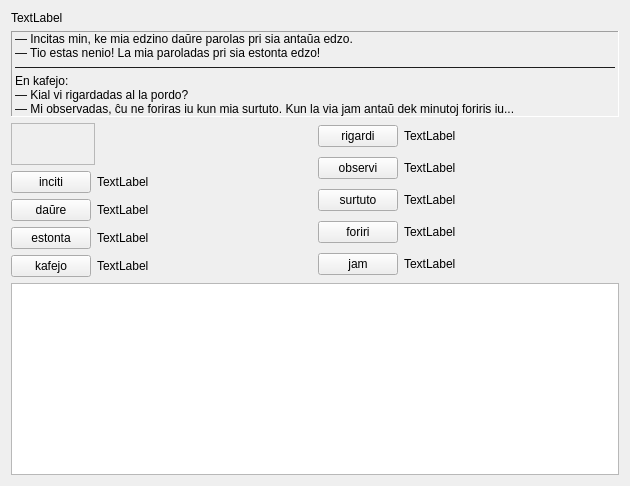
     <widget class="QWidget" name="Sendas2_Lec10">
      <attribute name="icon">
       <iconset resource="ikonoj.qrc">
        <normaloff>:/ikonoj/sendas_24.png</normaloff>:/ikonoj/sendas_24.png</iconset>
      </attribute>
      <attribute name="title">
       <string>12</string>
      </attribute>
      <layout class="QVBoxLayout" name="verticalLayout_49" stretch="0,0,0,1">
       <item>
        <widget class="titolo" name="Lec10_Label10">
         <property name="text">
          <string>TextLabel</string>
         </property>
        </widget>
       </item>
       <item>
        <widget class="QLabel" name="Memo6_Lec10">
         <property name="sizePolicy">
          <sizepolicy hsizetype="Preferred" vsizetype="Maximum">
           <horstretch>0</horstretch>
           <verstretch>0</verstretch>
          </sizepolicy>
         </property>
         <property name="frameShape">
          <enum>QFrame::Panel</enum>
         </property>
         <property name="frameShadow">
          <enum>QFrame::Sunken</enum>
         </property>
         <property name="text">
          <string>— Incitas min, ke mia edzino daŭre parolas pri sia antaŭa edzo.
— Tio estas nenio! La mia paroladas pri sia estonta edzo!
——————————————————————————————————————————————————
En kafejo:  
— Kial vi rigardadas al la pordo?
— Mi observadas, ĉu ne foriras iu kun mia surtuto. Kun la via jam antaŭ dek minutoj foriris iu...</string>
         </property>
         <property name="wordWrap">
          <bool>true</bool>
         </property>
         <property name="buddy">
          <cstring>plainTextEdit_2</cstring>
         </property>
         <property name="tipo" stdset="0">
          <string>teksta</string>
         </property>
        </widget>
       </item>
       <item>
        <layout class="QHBoxLayout" name="horizontalLayout_80">
         <item>
          <layout class="QVBoxLayout" name="verticalLayout_48">
           <item>
            <widget class="mp3ludilo" name="Lec10_memo6">
             <property name="sizePolicy">
              <sizepolicy hsizetype="Fixed" vsizetype="Fixed">
               <horstretch>0</horstretch>
               <verstretch>0</verstretch>
              </sizepolicy>
             </property>
             <property name="minimumSize">
              <size>
               <width>84</width>
               <height>42</height>
              </size>
             </property>
             <property name="maximumSize">
              <size>
               <width>16777215</width>
               <height>16777215</height>
              </size>
             </property>
             <property name="frameShape">
              <enum>QFrame::StyledPanel</enum>
             </property>
             <property name="frameShadow">
              <enum>QFrame::Plain</enum>
             </property>
            </widget>
           </item>
           <item>
            <layout class="QVBoxLayout" name="verticalLayout_46">
             <property name="spacing">
              <number>6</number>
             </property>
             <item>
              <layout class="QHBoxLayout" name="horizontalLayout_81">
               <item>
                <widget class="neklakebla" name="pushButton_80">
                 <property name="sizePolicy">
                  <sizepolicy hsizetype="Maximum" vsizetype="Fixed">
                   <horstretch>0</horstretch>
                   <verstretch>0</verstretch>
                  </sizepolicy>
                 </property>
                 <property name="text">
                  <string>inciti</string>
                 </property>
                </widget>
               </item>
               <item>
                <widget class="QLabel" name="Lec10_Label779">
                 <property name="text">
                  <string>TextLabel</string>
                 </property>
                 <property name="wordWrap">
                  <bool>true</bool>
                 </property>
                 <property name="buddy">
                  <cstring>pushButton_80</cstring>
                 </property>
                </widget>
               </item>
              </layout>
             </item>
             <item>
              <layout class="QHBoxLayout" name="horizontalLayout_82">
               <item>
                <widget class="neklakebla" name="pushButton_81">
                 <property name="sizePolicy">
                  <sizepolicy hsizetype="Maximum" vsizetype="Fixed">
                   <horstretch>0</horstretch>
                   <verstretch>0</verstretch>
                  </sizepolicy>
                 </property>
                 <property name="text">
                  <string>daŭre</string>
                 </property>
                </widget>
               </item>
               <item>
                <widget class="QLabel" name="Lec10_Label780">
                 <property name="text">
                  <string>TextLabel</string>
                 </property>
                 <property name="wordWrap">
                  <bool>true</bool>
                 </property>
                 <property name="buddy">
                  <cstring>pushButton_81</cstring>
                 </property>
                </widget>
               </item>
              </layout>
             </item>
             <item>
              <layout class="QHBoxLayout" name="horizontalLayout_83">
               <item>
                <widget class="neklakebla" name="pushButton_82">
                 <property name="sizePolicy">
                  <sizepolicy hsizetype="Maximum" vsizetype="Fixed">
                   <horstretch>0</horstretch>
                   <verstretch>0</verstretch>
                  </sizepolicy>
                 </property>
                 <property name="text">
                  <string>estonta</string>
                 </property>
                </widget>
               </item>
               <item>
                <widget class="QLabel" name="Lec10_Label781">
                 <property name="text">
                  <string>TextLabel</string>
                 </property>
                 <property name="wordWrap">
                  <bool>true</bool>
                 </property>
                 <property name="buddy">
                  <cstring>pushButton_82</cstring>
                 </property>
                </widget>
               </item>
              </layout>
             </item>
             <item>
              <layout class="QHBoxLayout" name="horizontalLayout_84">
               <item>
                <widget class="neklakebla" name="pushButton_83">
                 <property name="sizePolicy">
                  <sizepolicy hsizetype="Maximum" vsizetype="Fixed">
                   <horstretch>0</horstretch>
                   <verstretch>0</verstretch>
                  </sizepolicy>
                 </property>
                 <property name="text">
                  <string>kafejo</string>
                 </property>
                </widget>
               </item>
               <item>
                <widget class="QLabel" name="Lec10_Label782">
                 <property name="text">
                  <string>TextLabel</string>
                 </property>
                 <property name="wordWrap">
                  <bool>true</bool>
                 </property>
                 <property name="buddy">
                  <cstring>pushButton_83</cstring>
                 </property>
                </widget>
               </item>
              </layout>
             </item>
            </layout>
           </item>
          </layout>
         </item>
         <item>
          <layout class="QVBoxLayout" name="verticalLayout_47">
           <property name="spacing">
            <number>6</number>
           </property>
           <item>
            <layout class="QHBoxLayout" name="horizontalLayout_86">
             <item>
              <widget class="neklakebla" name="pushButton_85">
               <property name="sizePolicy">
                <sizepolicy hsizetype="Maximum" vsizetype="Fixed">
                 <horstretch>0</horstretch>
                 <verstretch>0</verstretch>
                </sizepolicy>
               </property>
               <property name="text">
                <string>rigardi</string>
               </property>
              </widget>
             </item>
             <item>
              <widget class="QLabel" name="Lec10_Label783">
               <property name="text">
                <string>TextLabel</string>
               </property>
               <property name="wordWrap">
                <bool>true</bool>
               </property>
               <property name="buddy">
                <cstring>pushButton_85</cstring>
               </property>
              </widget>
             </item>
            </layout>
           </item>
           <item>
            <layout class="QHBoxLayout" name="horizontalLayout_87">
             <item>
              <widget class="neklakebla" name="pushButton_86">
               <property name="sizePolicy">
                <sizepolicy hsizetype="Maximum" vsizetype="Fixed">
                 <horstretch>0</horstretch>
                 <verstretch>0</verstretch>
                </sizepolicy>
               </property>
               <property name="text">
                <string>observi</string>
               </property>
              </widget>
             </item>
             <item>
              <widget class="QLabel" name="Lec10_Label784">
               <property name="text">
                <string>TextLabel</string>
               </property>
               <property name="wordWrap">
                <bool>true</bool>
               </property>
               <property name="buddy">
                <cstring>pushButton_86</cstring>
               </property>
              </widget>
             </item>
            </layout>
           </item>
           <item>
            <layout class="QHBoxLayout" name="horizontalLayout_88">
             <item>
              <widget class="neklakebla" name="pushButton_87">
               <property name="sizePolicy">
                <sizepolicy hsizetype="Maximum" vsizetype="Fixed">
                 <horstretch>0</horstretch>
                 <verstretch>0</verstretch>
                </sizepolicy>
               </property>
               <property name="text">
                <string>surtuto</string>
               </property>
              </widget>
             </item>
             <item>
              <widget class="QLabel" name="Lec10_Label785">
               <property name="text">
                <string>TextLabel</string>
               </property>
               <property name="wordWrap">
                <bool>true</bool>
               </property>
               <property name="buddy">
                <cstring>pushButton_87</cstring>
               </property>
              </widget>
             </item>
            </layout>
           </item>
           <item>
            <layout class="QHBoxLayout" name="horizontalLayout_89">
             <item>
              <widget class="neklakebla" name="pushButton_88">
               <property name="sizePolicy">
                <sizepolicy hsizetype="Maximum" vsizetype="Fixed">
                 <horstretch>0</horstretch>
                 <verstretch>0</verstretch>
                </sizepolicy>
               </property>
               <property name="text">
                <string>foriri</string>
               </property>
              </widget>
             </item>
             <item>
              <widget class="QLabel" name="Lec10_Label786">
               <property name="text">
                <string>TextLabel</string>
               </property>
               <property name="wordWrap">
                <bool>true</bool>
               </property>
               <property name="buddy">
                <cstring>pushButton_88</cstring>
               </property>
              </widget>
             </item>
            </layout>
           </item>
           <item>
            <layout class="QHBoxLayout" name="horizontalLayout_90">
             <item>
              <widget class="neklakebla" name="pushButton_89">
               <property name="sizePolicy">
                <sizepolicy hsizetype="Maximum" vsizetype="Fixed">
                 <horstretch>0</horstretch>
                 <verstretch>0</verstretch>
                </sizepolicy>
               </property>
               <property name="text">
                <string>jam</string>
               </property>
              </widget>
             </item>
             <item>
              <widget class="QLabel" name="Lec10_Label787">
               <property name="text">
                <string>TextLabel</string>
               </property>
               <property name="wordWrap">
                <bool>true</bool>
               </property>
               <property name="buddy">
                <cstring>pushButton_89</cstring>
               </property>
              </widget>
             </item>
            </layout>
           </item>
          </layout>
         </item>
        </layout>
       </item>
       <item>
        <widget class="cx_plainedit" name="plainTextEdit_2">
         <property name="sizePolicy">
          <sizepolicy hsizetype="Expanding" vsizetype="Maximum">
           <horstretch>0</horstretch>
           <verstretch>0</verstretch>
          </sizepolicy>
         </property>
        </widget>
       </item>
      </layout>
     </widget>
